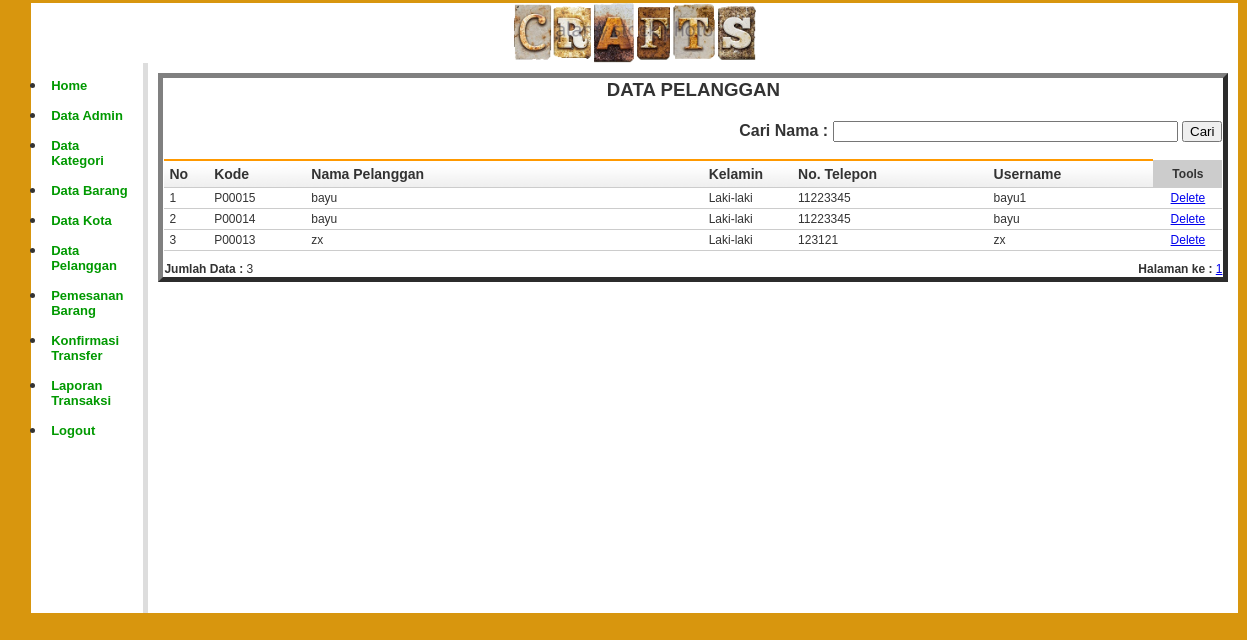
The page /admin/index.php?open=Pelanggan-Data (signed in) on the database its author committed.
### tables this page shows
CREATE TABLE IF NOT EXISTS `pelanggan` (
  `kd_pelanggan` char(6) NOT NULL,
  `nm_pelanggan` varchar(100) NOT NULL,
  `kelamin` enum('Laki-laki','Perempuan') NOT NULL,
  `email` varchar(100) NOT NULL,
  `no_telepon` varchar(20) NOT NULL,
  `username` varchar(20) NOT NULL,
  `password` varchar(100) NOT NULL,
  `tgl_daftar` date NOT NULL,
  PRIMARY KEY (`kd_pelanggan`)
);

### admin/pelanggan_data.php (the view, shortened to what this page needs)
<?php
$baris = 50;
$hal = isset($_GET['hal']) ? $_GET['hal'] : 0;
$pageSql = "SELECT * FROM pelanggan";
$pageQry = mysql_query($pageSql, $koneksidb) or die ("error paging: ".mysql_error());
$jumlah	 = mysql_num_rows($pageQry);
$maksData= ceil($jumlah/$baris);
$dataCari	= isset($_POST['txtCari']) ? $_POST['txtCari'] : '';
?>
<table width="1070" border="5" cellpadding="2" cellspacing="1" class="table-border">
  <tr>
    <td colspan="2" align="center"><h3>DATA PELANGGAN</h3></td>
  </tr>
  <tr>
    <td colspan="2" align="right">
	<form action="<?php $_SERVER['PHP_SELF']; ?>" method="post" name="form1" target="_self">
      <b>Cari Nama :</b>
        <input name="txtCari" type="text" value="<?php echo $dataCari; ?>" size="40" maxlength="100" />
      <input name="btnCari" type="submit" value="Cari" />
      </form></td>
  </tr>
  <tr>
    <td colspan="2">
	<table class="table-list" width="100%" border="0" cellspacing="1" cellpadding="2">
      <tr>
        <th width="25">No</th>
        <th width="66">Kode</th>
        <th width="301">Nama Pelanggan</th>
        <th width="60">Kelamin</th>
        <th width="143">No. Telepon</th>
        <th width="119">Username</th>
        <td align="center" bgcolor="#CCCCCC"><strong>Tools</strong><b></b></td>
        </tr>
      <?php
	if(isset($_POST['btnCari'])){
		$mySql = "SELECT * FROM pelanggan WHERE nm_pelanggan LIKE '%$dataCari%' ORDER BY kd_pelanggan DESC LIMIT $hal, $baris";
	}
	else {
		$mySql = "SELECT * FROM pelanggan ORDER BY kd_pelanggan DESC LIMIT $hal, $baris";
	}
	$myQry = mysql_query($mySql, $koneksidb)  or die ("Query salah : ".mysql_error());
	$nomor  = $hal;
	while ($myData = mysql_fetch_array($myQry)) {
		$nomor++;
		$Kode = $myData['kd_pelanggan'];
	?>
      <tr>
        <td><?php echo $nomor; ?></td>
        <td><?php echo $myData['kd_pelanggan']; ?></td>
        <td><?php echo $myData['nm_pelanggan']; ?></td>
        <td><?php echo $myData['kelamin']; ?></td>
        <td><?php echo $myData['no_telepon']; ?></td>
        <td><?php echo $myData['username']; ?></td>
        <td width="44" align="center"><a href="?open=Pelanggan-Delete&Kode=<?php echo $Kode; ?>" target="_self" alt="Delete Data" onclick="return confirm('ANDA YAKIN AKAN MENGHAPUS DATA PELANGGAN INI ... ?')">Delete</a></td>
      </tr>
      <?php } ?>
    </table></td>
  </tr>
  <tr class="selKecil">
    <td><b>Jumlah Data :</b> <?php echo $jumlah; ?> </td>
    <td align="right"><b>Halaman ke :</b>
	<?php
	for ($h = 1; $h <= $maksData; $h++) {
		$list[$h] = $baris * $h - $baris;
		echo " <a href='?open=Pelanggan-Data&hal=$list[$h]'>$h</a> ";
	}
	?>
	</td>
  </tr>
</table>

### style/style_admin.css (style rules this page uses)
body { margin: 0px auto 0px; padding: 3px; font-family: Arial; font-size: 14px; color: #333; width: 95%; background-position: top; background-color: #D8960E; }
.table-main td { color: #333; border-collapse: collapse; vertical-align: center; padding: 0px; border: none; }
.table-list { clear: both; text-align: left; border-collapse: collapse; margin: 0px 0px 10px 0px; background:#fff; }
.table-list th { color: #333; font-size: 14px; font-weight: 700; margin: 2px 2px 2px 2px; padding: 5px 5px; background: url(../images/head_white.jpg) repeat-x top #fff; border-bottom: 1px solid #CCC; border-top: 2px solid #FF9900; }
.table-list td { color: #333; font-size:12px; border-color: #fff; border-collapse: collapse; vertical-align: center; padding: 3px 5px; border-bottom:1px #CCCCCC solid; }
.selKecil { color: #333; font-size:12px; border-color: #fff; border-collapse: collapse; vertical-align: center; padding: 3px 5px; border-bottom:1px #CCCCCC solid; }

### rows shown on the page
pelanggan: kd_pelanggan "P00015", nm_pelanggan "bayu", kelamin "Laki-laki", no_telepon "11223345", username "bayu1"
pelanggan: kd_pelanggan "P00014", nm_pelanggan "bayu", kelamin "Laki-laki", no_telepon "11223345", username "bayu"
pelanggan: kd_pelanggan "P00013", nm_pelanggan "zx", kelamin "Laki-laki", no_telepon "123121", username "zx"

### other values the page prints
$jumlah "3"
